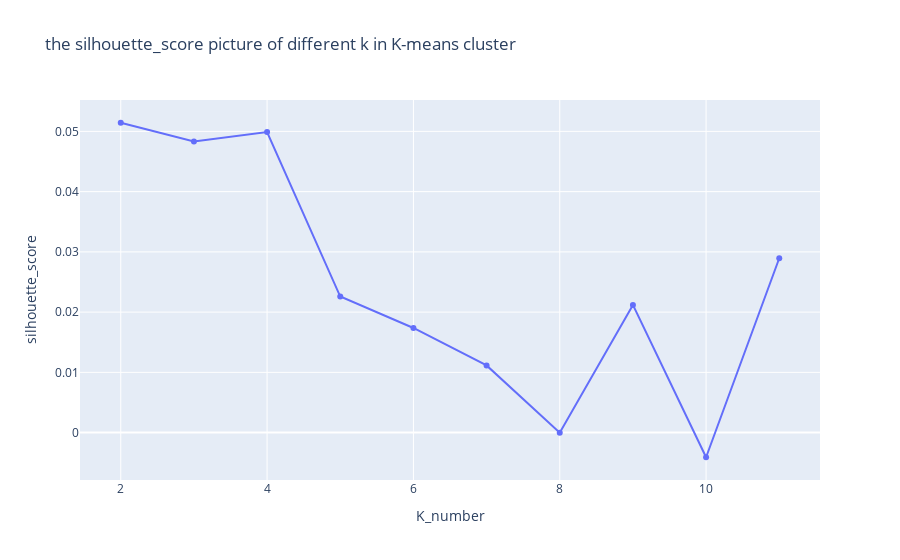

The notebook cell saved with this chart:
### Markdown cell above
# The best K line plot of K-means

### Code cell
import plotly.express as px
import numpy as np

fig = px.line(x=score_df["K_number"], y=score_df["silhouette_score"], labels={'x': 'K_number', 'y': 'silhouette_score'},
              title='the silhouette_score picture of different k in K-means cluster', markers=True)
fig.show()

### Figure 1 — Plotly figure (JSON) as saved in the notebook; plotly's stock layout.template omitted (floating-point values rounded to 4 significant figures)
{"data": [{"hovertemplate": "K_number=%{x}<br>silhouette_score=%{y}<extra></extra>", "legendgroup": "", "line": {"color": "#636efa", "dash": "solid"}, "marker": {"symbol": "circle"}, "mode": "markers+lines", "name": "", "orientation": "v", "showlegend": false, "type": "scatter", "x": [2, 3, 4, 5, 6, 7, 8, 9, 10, 11], "xaxis": "x", "y": [0.05144, 0.04833, 0.0499, 0.02259, 0.01737, 0.01115, -7.042e-06, 0.0212, -0.004091, 0.02894], "yaxis": "y"}], "layout": {"legend": {"tracegroupgap": 0}, "title": {"text": "the silhouette_score picture of different k in K-means cluster"}, "xaxis": {"anchor": "y", "domain": [0, 1], "title": {"text": "K_number"}}, "yaxis": {"anchor": "x", "domain": [0, 1], "title": {"text": "silhouette_score"}}}}
